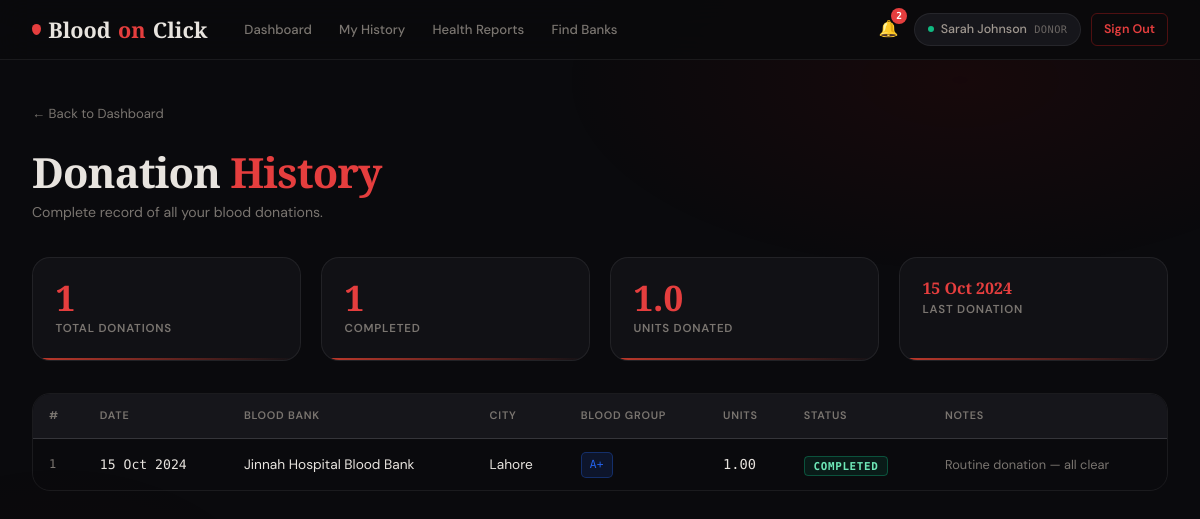
The page /donor/history.php (signed in) on the database its author committed.
### tables this page shows
CREATE TABLE IF NOT EXISTS donations (
    id              INT AUTO_INCREMENT PRIMARY KEY,
    donor_id        INT             NOT NULL,
    blood_bank_id   INT             DEFAULT NULL,
    blood_group     ENUM('A+','A-','B+','B-','AB+','AB-','O+','O-') NOT NULL,
    units           DECIMAL(4,2)    DEFAULT 1.00,
    donation_date   DATE            NOT NULL,
    status          ENUM('pending','completed','rejected') DEFAULT 'completed',
    notes           TEXT,
    created_at      TIMESTAMP       DEFAULT CURRENT_TIMESTAMP,
    FOREIGN KEY (donor_id)      REFERENCES users(id)        ON DELETE CASCADE,
    FOREIGN KEY (blood_bank_id) REFERENCES blood_banks(id)  ON DELETE SET NULL
);

CREATE TABLE IF NOT EXISTS blood_banks (
    id            INT AUTO_INCREMENT PRIMARY KEY,
    user_id       INT              NOT NULL,           
    name          VARCHAR(200)     NOT NULL,
    address       TEXT             NOT NULL,
    city          VARCHAR(100)     NOT NULL,
    latitude      DECIMAL(10,7)    DEFAULT NULL,
    longitude     DECIMAL(10,7)    DEFAULT NULL,
    contact       VARCHAR(20),
    email         VARCHAR(200),
    license_no    VARCHAR(100),
    is_active     TINYINT(1)       DEFAULT 1,
    created_at    TIMESTAMP        DEFAULT CURRENT_TIMESTAMP,
    updated_at    TIMESTAMP        DEFAULT CURRENT_TIMESTAMP ON UPDATE CURRENT_TIMESTAMP,
    FOREIGN KEY (user_id) REFERENCES users(id) ON DELETE CASCADE
);

### donor/history.php (the view, shortened to what this page needs)
<?php
require_once '../config/layout.php';
require_once '../config/auth.php';
$db  = getDB();
$uid = $_SESSION['user_id'];
$donations = $db->prepare("SELECT d.*,bb.name AS bank_name,bb.city AS bank_city FROM donations d LEFT JOIN blood_banks bb ON d.blood_bank_id=bb.id WHERE d.donor_id=? ORDER BY d.donation_date DESC");
$donations->execute([$uid]);
$donations = $donations->fetchAll();
$total = count($donations);
$completed = array_filter($donations, fn($d)=>$d['status']==='completed');
$totalUnits = array_sum(array_column(iterator_to_array((function($a){foreach($a as $i)yield $i;})($completed)), 'units'));
renderHead('Donation History'); ?>
<div class="page animate-in">
  <a href="/donor/dashboard.php" class="back-link">← Back to Dashboard</a>
  <h1 class="page-title">Donation <span>History</span></h1>
  <p class="page-subtitle">Complete record of all your blood donations.</p>
  <div class="grid-4 stagger" style="margin-bottom:2rem;">
    <div class="stat-card"><div class="stat-value"><?= $total ?></div><div class="stat-label">Total Donations</div></div>
    <div class="stat-card"><div class="stat-value"><?= count($completed) ?></div><div class="stat-label">Completed</div></div>
    <div class="stat-card"><div class="stat-value"><?= number_format($totalUnits, 1) ?></div><div class="stat-label">Units Donated</div></div>
    <div class="stat-card"><div class="stat-value" style="font-size:1rem;"><?= $donations ? date('d M Y', strtotime($donations[0]['donation_date'])) : '—' ?></div><div class="stat-label">Last Donation</div></div>
  </div>
  <div class="table-wrapper">
    <table>
      <thead><tr><th>#</th><th>Date</th><th>Blood Bank</th><th>City</th><th>Blood Group</th><th>Units</th><th>Status</th><th>Notes</th></tr></thead>
      <tbody>
        <?php if(empty($donations)): ?>
          <tr><td colspan="8" class="text-center" style="padding:3rem;color:var(--text-muted)">No donation records found.</td></tr>
        <?php else: foreach($donations as $i=>$d): ?>
        <tr style="animation:fadeUp .3s ease both;animation-delay:<?= $i*.03 ?>s">
          <td class="mono text-muted" style="font-size:.75rem;"><?= $i+1 ?></td>
          <td class="mono" style="font-size:.82rem;"><?= date('d M Y', strtotime($d['donation_date'])) ?></td>
          <td><?= htmlspecialchars($d['bank_name']??'—') ?></td>
          <td><?= htmlspecialchars($d['bank_city']??'—') ?></td>
          <td><?= bloodGroupBadge($d['blood_group']) ?></td>
          <td class="mono"><?= $d['units'] ?></td>
          <td><span class="status-badge status-<?= $d['status'] ?>"><?= ucfirst($d['status']) ?></span></td>
          <td style="font-size:.8rem;color:var(--text-muted);"><?= htmlspecialchars($d['notes']??'—') ?></td>
        </tr>
        <?php endforeach; endif; ?>
      </tbody>
    </table>
  </div>
</div>
</body></html>

### config/auth.php (shortened to what this page needs)
<?php
function bloodGroupColor(string $bg): string {
    $map = [
        'O-'  => '#dc2626', 'O+'  => '#ea580c',
        'A-'  => '#7c3aed', 'A+'  => '#2563eb',
        'B-'  => '#059669', 'B+'  => '#0891b2',
        'AB-' => '#d97706', 'AB+' => '#be185d',
    ];
    return $map[$bg] ?? '#6b7280';
}
function bloodGroupBadge(string $bg, bool $large = false): string {
    $color = bloodGroupColor($bg);
    $size  = $large ? 'font-size:1rem;padding:.35rem .8rem;border-radius:8px;' : 'font-size:.7rem;padding:.15rem .5rem;border-radius:5px;';
    return "<span class='badge-blood' style='background:{$color}22;border-color:{$color}55;color:{$color};{$size}'>{$bg}</span>";
}

### assets/style.css (style rules this page uses)
:root { --bg: #0a0a0d; --bg-card: #111115; --bg-panel: #16161b; --bg-hover: #1c1c22; --border: rgba(255,255,255,0.07); --border-red: rgba(185,28,28,0.4); --red: #c0392b; --red-bright: #e53e3e; --red-glow: rgba(192,57,43,0.22); --red-pale: rgba(192,57,43,0.08); --text: #e8e4df; --text-muted: #7a7570; --text-label: #a09890; --bg-Opos: #ea580c; --bg-Oneg: #dc2626; --bg-Apos: #2563eb; --bg-Aneg: #7c3aed; --bg-Bpos: #0891b2; --bg-Bneg: #059669; --bg-ABpos: #be185d; --bg-ABneg: #d97706; --urgent-critical: #dc2626; --urgent-urgent: #ea580c; --urgent-normal: #16a34a; --font-display: 'Cormorant Garamond', Georgia, serif; --font-body: 'DM Sans', sans-serif; --font-mono: 'DM Mono', monospace; --radius: 10px; --radius-lg: 18px; --t: 0.22s cubic-bezier(0.4,0,0.2,1); }
*,*::before,*::after { box-sizing:border-box; margin:0; padding:0; }
html { font-size:16px; scroll-behavior:smooth; }
body { background:var(--bg); color:var(--text); font-family:var(--font-body); font-weight:400; line-height:1.65; min-height:100vh; overflow-x:hidden; }
body::before { content:''; position:fixed; inset:0; pointer-events:none; z-index:0; background: radial-gradient(ellipse 55% 40% at 80% 10%, rgba(139,0,0,0.1) 0%, transparent 60%), radial-gradient(ellipse 35% 45% at 5% 85%, rgba(100,0,0,0.07) 0%, transparent 60%); }
a { color:var(--red-bright); text-decoration:none; transition:color var(--t); }
.nav-links a { color:var(--text-muted); font-size:.82rem; font-weight:500; padding:.35rem .8rem; border-radius:6px; transition:all var(--t); }
.page { position:relative; z-index:1; max-width:1300px; margin:0 auto; padding:2.5rem 2rem 4rem; }
.page-title { font-family:var(--font-display); font-size:clamp(1.8rem,3.5vw,2.6rem); font-weight:700; line-height:1.15; letter-spacing:-0.02em; margin-bottom:.3rem; }
.page-title span { color:var(--red-bright); }
.page-subtitle { color:var(--text-muted); font-size:.88rem; margin-bottom:2rem; }
.grid-4 { display:grid; grid-template-columns:repeat(4,1fr); gap:1.25rem; }
.stat-card { background:var(--bg-card); border:1px solid var(--border); border-radius:var(--radius-lg); padding:1.4rem; position:relative; overflow:hidden; transition:transform var(--t), border-color var(--t); }
.stat-card::after { content:''; position:absolute; bottom:0; left:0; right:0; height:2px; background:linear-gradient(90deg,var(--red),transparent); }
.stat-value { font-family:var(--font-display); font-size:2.2rem; font-weight:700; line-height:1; color:var(--red-bright); margin-bottom:.25rem; }
.stat-label { font-size:.72rem; font-weight:600; text-transform:uppercase; letter-spacing:.07em; color:var(--text-muted); }
.badge-blood { display:inline-flex; align-items:center; justify-content:center; font-family:var(--font-mono); font-size:.7rem; font-weight:500; padding:.15rem .5rem; border-radius:5px; background:var(--red-pale); border:1px solid var(--border-red); color:var(--red-bright); letter-spacing:.03em; transition:all var(--t); }
.table-wrapper { overflow-x:auto; border-radius:var(--radius-lg); border:1px solid var(--border); }
table { width:100%; border-collapse:collapse; font-size:.855rem; }
thead { background:var(--bg-panel); border-bottom:1px solid var(--border); }
thead th { padding:.8rem 1rem; text-align:left; font-size:.68rem; font-weight:600; text-transform:uppercase; letter-spacing:.07em; color:var(--text-muted); white-space:nowrap; }
tbody tr { border-bottom:1px solid var(--border); transition:background var(--t); }
tbody tr:last-child { border-bottom:none; }
tbody td { padding:.8rem 1rem; color:var(--text); vertical-align:middle; }
.status-badge { font-size:.68rem; font-weight:600; padding:.18rem .55rem; border-radius:4px; text-transform:uppercase; letter-spacing:.06em; font-family:var(--font-mono); }
.status-completed { background:rgba(16,185,129,.1); border:1px solid rgba(16,185,129,.35); color:#6ee7b7; }
.mono { font-family:var(--font-mono); }
.text-muted { color:var(--text-muted); }
.back-link { font-size:.82rem; color:var(--text-muted); display:inline-flex; align-items:center; gap:.3rem; margin-bottom:1.5rem; }
.animate-in { animation:fadeUp .35s ease both; }
.stagger > * { animation:fadeUp .4s ease both; }
.stagger > *:nth-child(1) { animation-delay:.05s }
.stagger > *:nth-child(2) { animation-delay:.1s }
.stagger > *:nth-child(3) { animation-delay:.15s }
.stagger > *:nth-child(4) { animation-delay:.2s }

### rows shown on the page
donations: status "1", status "1.0", donation_date "15 Oct 2024", blood_bank.name "Jinnah Hospital Blood Bank", blood_bank.city "Lahore", blood_group "A+", units "1.00", status "COMPLETED", notes "Routine donation — all clear"

### other values the page prints
$unread "2"
$name "Sarah Johnson"
$roleLabel "DONOR"
$total "1"
